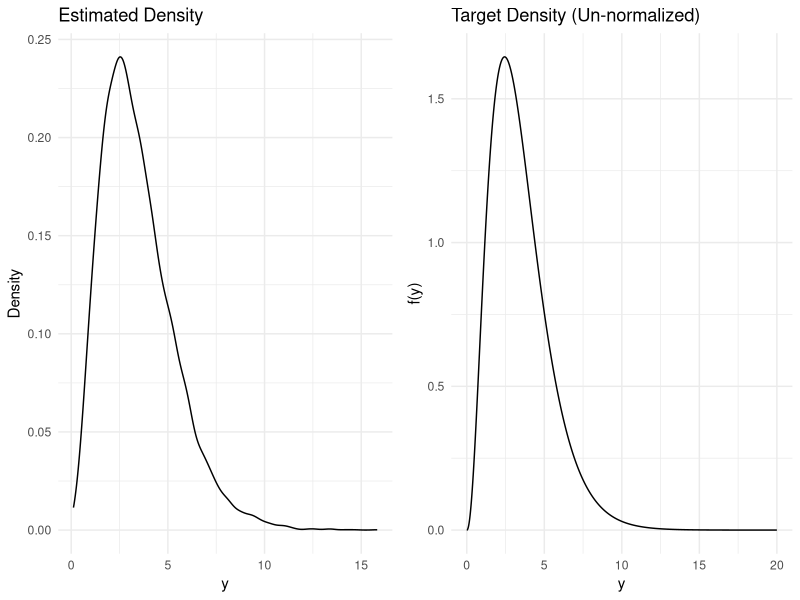
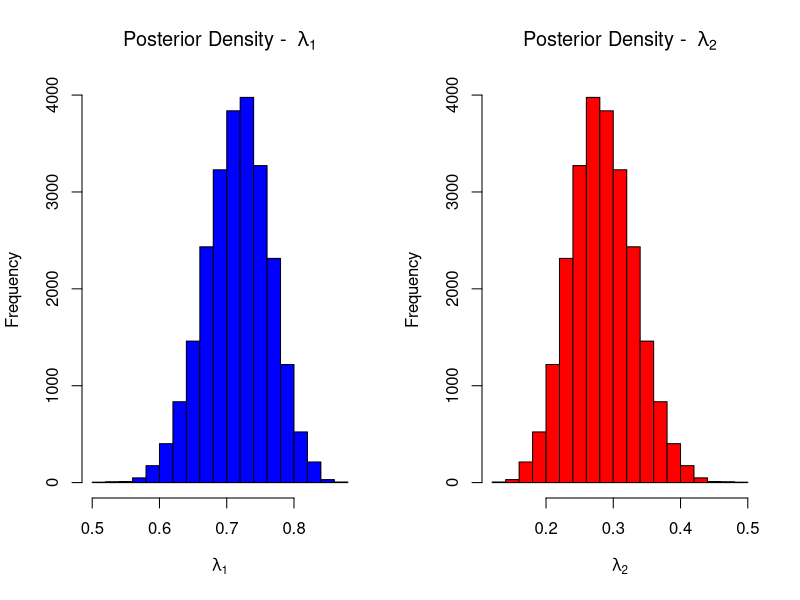
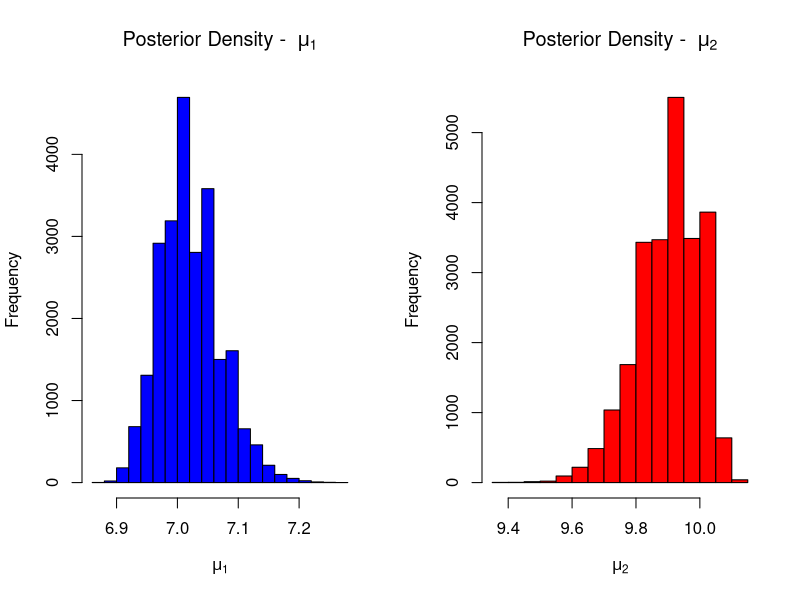
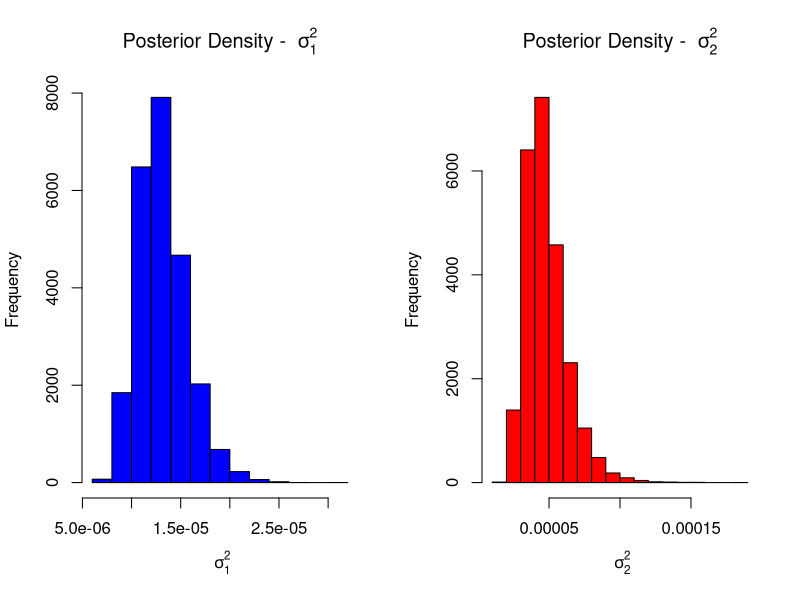

Write the R code that produced these figures, in order.
## ---- chunk 1
knitr::opts_chunk$set(echo = TRUE,message = F)
## ---- chunk 2
rm(list=ls())
library(tidyverse)
## ---- chunk 3

my_gamma_mix_sim <- function(size,theta){
  
  X <- rep(NA,size)
  
  p <- 2*gamma(theta)/(2*gamma(theta) + gamma(theta+0.5))
  
  for(i in 1:size){
    
    U <- rbinom(1,1,p)
    
    if(U == 1){
      
      X[i] <- rgamma(1,shape = theta,rate=1)
      
    }else{
      
      X[i] <- rgamma(1,shape = theta+1/2,rate=1)
      
    }
    
  }
  
  return(X)
  
  
  
}
## ---- chunk 4
set.seed(1022)
theta <- 3.25
my_simulated_gammamix <- my_gamma_mix_sim(size = 10000,theta=theta)

## ---- chunk 5
#simulated_gammamix <- bmixture::rmixgamma(n=10000,weight = c(p,1-p),
#                                          alpha = c(theta,theta+1/2),beta = rep(1,2)) 

#density_gammamix <- bmixture::dmixgamma(x=x,weight = c(p,1-p),
#                                        alpha = c(theta,theta+1/2),beta = rep(1,2)) 



#hist(simulated_gammamix,prob=T,nclass = 30,col = 'red')
#hist(my_simulated_gammamix,prob=T,nclass = 30,add=T,col = 'blue')
#lines(x,density_gammamix,type = 'l',lwd=3)
## ---- chunk 6

gy <- function(y,theta){(2*y^(theta-1) + y^(theta-1/2))*exp(-y)}

fy <- function(y,theta){sqrt(4+y)*y^(theta-1)*exp(-y)}

rejection_sampler <- function(n,theta,alpha){
  
  X <- rep(NA,n)
  
  p <- 2*gamma(theta)/(2*gamma(theta) + gamma(theta+0.5))
  
  accepted_ct <- 0 
  
  rejected_ct <- 0 
  
  i <- 1 
  
  while(accepted_ct < n){
    
    y <- my_gamma_mix_sim(size=1,theta=theta)
    
    gy <- gy(y=y,theta=theta)
    
    fy_set <- fy(y=y,theta=theta)
    
    U <- runif(1,0,1)
    
    if(U < fy_set/(alpha*gy)){
      
      X[i] <- y
      
      i <- i + 1
      
      accepted_ct <- accepted_ct + 1
      
    }else{
      
      rejected_ct <- rejected_ct + 1
      
    }
  
  }
  
  return(list('Sample'=X,'RejectCt'=rejected_ct))
}

## ---- chunk 7
#gy_density <- gy(y=x,theta=theta)
#fy_density <- fy(y=seq(0,20,length.out = 10000),theta=theta)

#plot(gy_density,type='l',col='blue')
#lines(fy_density,type = 'l',col='red')

#curve(sqrt(4+x)*x^(theta-1)*exp(-x),from = 0.001,to=15)

## ---- chunk 8

n <- 10000
rejection <- rejection_sampler(n=n,theta = theta,alpha=3)
fy_density <- fy(y=seq(0,20,length.out = 10000),theta=theta)
## ---- chunk 9
plot_df <- cbind.data.frame('Length'=seq(0,20,length.out = 10000),'RejectionSample'=rejection$Sample,'Target'=fy_density)

plot_df %>% 
  ggplot()+
  geom_density(aes(x=RejectionSample))+
  ylab('Density') + xlab('y') + 
  ggtitle('Estimated Density')+
  theme_minimal() -> plt_estimated_density

plot_df %>% 
  ggplot()+
  geom_line(aes(x=Length,y=Target))+
  theme_minimal() + ylab('f(y)') + xlab('y') +
  ggtitle('Target Density (Un-normalized)') -> plt_true_density
## ---- chunk 10
gridExtra::grid.arrange(plt_estimated_density,plt_true_density, ncol=2)

## ---- chunk 11
delta <- 0.7 # true value to be estimated based on the data
n <- 100
set.seed(123)
u <- rbinom(n, prob = delta, size = 1)
x <- rnorm(n, ifelse(u == 1, 7, 10), 0.5)

## ---- chunk 12

normalize <- function(x){
  
  return(x/sum(x))

}

## ---- chunk 13
sample_z <- function(x,lambda,mu,sigma_sq){
  
    dmat <- outer(mu,x,"-") 
    
    dmat[,1] <- sqrt(sigma_sq[1])
    
    dmat[,2] <- sqrt(sigma_sq[2])
    
    z_given_x <- as.vector(lambda) * dnorm(dmat,0,1) 
    
    z_given_x <- apply(z_given_x,2,normalize) 
    
    z <- rep(0, length(x))
    
    for(i in 1:length(z)){
     
       z[i] <- sample(1:length(lambda), size=1,prob=z_given_x[,i],replace=TRUE)
    
    }
    
  return(z)
}
 
    
sample_lambda <- function(z,k){
  
    n_j <- colSums(outer(z,1:k,"=="))
    
    lambda <- gtools::rdirichlet(1,n_j+1)
    
    return(lambda)
}

sample_mu <- function(x, z, k, prior,sigma_sq){
    
  df <- data.frame(x=x,z=z)
  
  mu <- rep(0,k)
  
  for(i in 1:k){
      
      sample_size <- sum(z==i)
      
      sample_mean <- ifelse(sample_size==0,0,mean(x[z==i]))
      
      post_prec <- sample_size+prior$prec
      
      post_mean <- (prior$mean * prior$prec + sample_mean * sample_size)/post_prec
      
      mu[i] <- rnorm(1,post_mean,sqrt(sigma_sq[i]/post_prec))
      
    }
  
    return(mu)
  
}

sample_sigmasq <- function(mu,x,z,k,prior){
  
  smat <- outer(mu,x,"-") 
  
  smat <- smat^2 
  
  df <- data.frame(smat=smat,z=z)
  
  sigma_sq <- rep(NA,k)
  
  for(i in 1:k){
    
    sample_size <- sum(z==i)
    
    sj <- ifelse(sample_size==0,0,sum((smat[z==i]-mu[i])^2))
    
    shape_param <- prior$shape + (sample_size+1)/2
    
    scale_param <- prior$scale + (0.5)*prior$prec*(mu[i]-prior$mean)^2 + 0.5*sj
    
    sigma_sq[i] <- 1/(rgamma(1,shape=shape_param,scale=scale_param))
    
  }
  
  return(sigma_sq)
  
}
  
gibbs_sampler <- function(x,k,niter,prior_list = list(mean=0,prec=0.1,shape=0.5,scale=10)){
  
  lambda <- rep(1/k,k) 
  
  mu <- rnorm(k,0,10)
    
  sigma_sq <- 1/rgamma(k,shape=0.5,scale=10)
  
  z <- sample_z(x,lambda,mu,sigma_sq)
  
  result <- list(mu=matrix(nrow=niter, ncol=k),
                 lambda = matrix(nrow=niter,ncol=k),
                 z = matrix(nrow=niter, ncol=length(x)),
                 sigma_sq = matrix(nrow=niter, ncol=length(x)))
  
  result$mu[1,] <- mu
  
  result$lambda[1,] <- lambda
  
  result$z[1,] <- z 
  
  result$sigma_sq[1,] <- sigma_sq
  
  for(i in 2:niter){
    
    lambda <- sample_lambda(z,k)
    
    mu <- sample_mu(x,z,k,prior=prior_list,sigma_sq = sigma_sq)
    
    sigma_sq <- sample_sigmasq(mu,x,z,k,prior=prior_list)
    
    z <- sample_z(x,lambda,mu,sigma_sq = sigma_sq)
    
    result$mu[i,] <- mu
    
    result$lambda[i,] <- lambda
    
    result$sigma_sq[i,] <- sigma_sq 
    
    result$z[i,] <- z
  }
  
  return(result)
    
}
## ---- chunk 14

set.seed(1024)

niter_set <- 30000

k_set <- 2

gibbs_sampler_test <- gibbs_sampler(x=x,k=k_set,niter=niter_set)

burn <- ceiling(niter_set/5)
## ---- chunk 15
par(mfrow=c(1,2))
hist(gibbs_sampler_test$lambda[-c(1:burn),1],col = 'blue',
     main = bquote("Posterior Density - "~lambda[1]),xlab = bquote(lambda[1]))
hist(gibbs_sampler_test$lambda[-c(1:burn),2],col = 'red',
     main = bquote("Posterior Density - "~lambda[2]),xlab = bquote(lambda[2]))
## ---- chunk 16
par(mfrow=c(1,2))
hist(gibbs_sampler_test$mu[-c(1:burn),1],col = 'blue',main = bquote("Posterior Density - "~mu[1]),xlab = bquote(mu[1]))
hist(gibbs_sampler_test$mu[-c(1:burn),2],col = 'red',main = bquote("Posterior Density - "~mu[2]),xlab = bquote(mu[2]))

## ---- chunk 17
par(mfrow=c(1,2))
hist(gibbs_sampler_test$sigma_sq[-c(1:burn),1],col = 'blue',
     main = bquote("Posterior Density - "~sigma[1]^2),xlab = bquote(~sigma[1]^2))
hist(gibbs_sampler_test$sigma_sq[-c(1:burn),2],col = 'red',
     main = bquote("Posterior Density - "~sigma[2]^2),xlab = bquote(~sigma[2]^2))

